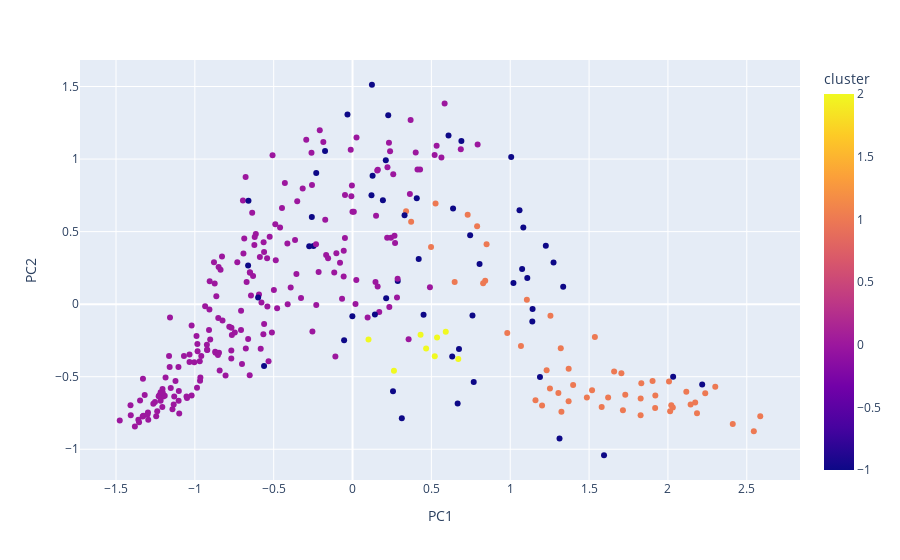
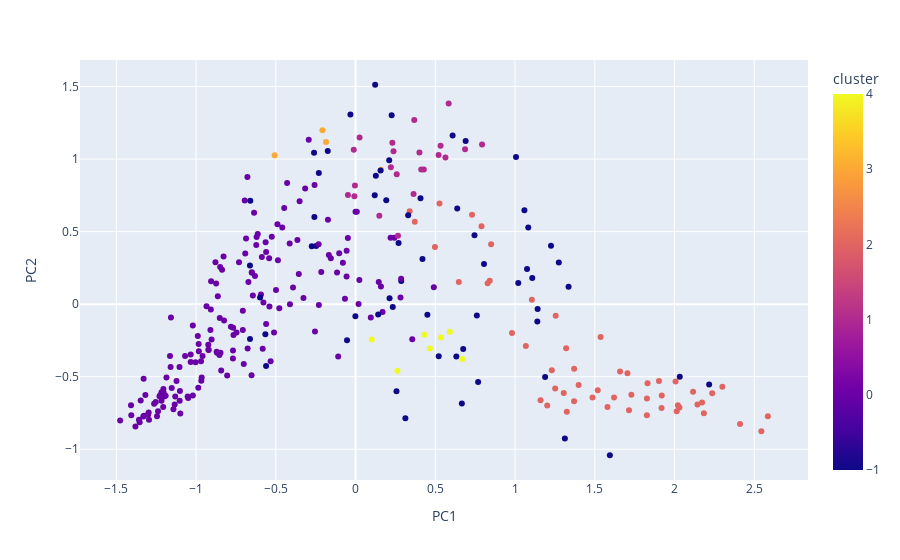
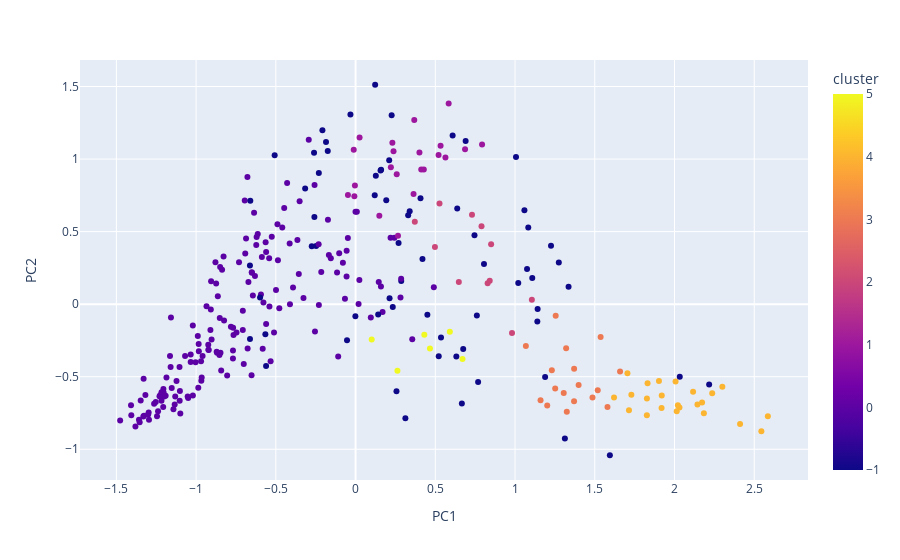
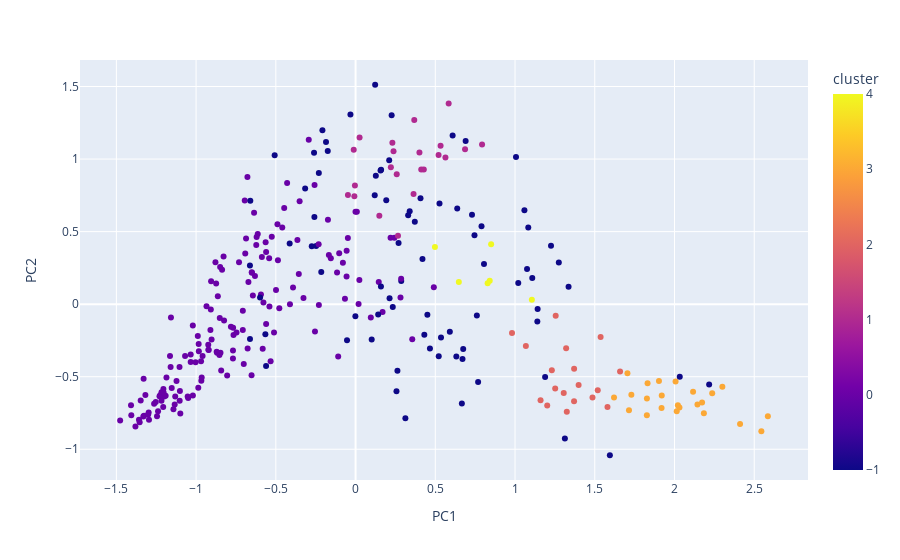

These figures' notebook cell, in order:
### Code cell
for eps in eps_options:
    for min in min_options:
        print('eps:' + str(eps))
        print('min:' + str(min))
        DBSCANplot(features_pca, eps, min, map_plot=False)

### Figure 1 — Plotly figure (JSON) as saved in the notebook; plotly's stock layout.template omitted (floating-point values rounded to 4 significant figures; data arrays with more than 128 entries replaced by an {"elided": "..."} marker saying what was removed)
{"data": [{"hovertemplate": "PC1=%{x}<br>PC2=%{y}<br>cluster=%{marker.color}<extra></extra>", "legendgroup": "", "marker": {"color": {"elided": "306 int values"}, "coloraxis": "coloraxis", "symbol": "circle"}, "mode": "markers", "name": "", "orientation": "v", "showlegend": false, "type": "scatter", "x": {"elided": "306 float values"}, "xaxis": "x", "y": {"elided": "306 float values"}, "yaxis": "y"}], "layout": {"coloraxis": {"colorbar": {"title": {"text": "cluster"}}, "colorscale": [[0, "#0d0887"], [0.1111, "#46039f"], [0.2222, "#7201a8"], [0.3333, "#9c179e"], [0.4444, "#bd3786"], [0.5556, "#d8576b"], [0.6667, "#ed7953"], [0.7778, "#fb9f3a"], [0.8889, "#fdca26"], [1, "#f0f921"]]}, "legend": {"tracegroupgap": 0}, "margin": {"t": 60}, "xaxis": {"anchor": "y", "domain": [0, 1], "title": {"text": "PC1"}}, "yaxis": {"anchor": "x", "domain": [0, 1], "title": {"text": "PC2"}}}}

### Figure 2 — Plotly figure (JSON) as saved in the notebook; plotly's stock layout.template omitted (floating-point values rounded to 4 significant figures; data arrays with more than 128 entries replaced by an {"elided": "..."} marker saying what was removed)
{"data": [{"hovertemplate": "PC1=%{x}<br>PC2=%{y}<br>cluster=%{marker.color}<extra></extra>", "legendgroup": "", "marker": {"color": {"elided": "306 int values"}, "coloraxis": "coloraxis", "symbol": "circle"}, "mode": "markers", "name": "", "orientation": "v", "showlegend": false, "type": "scatter", "x": {"elided": "306 float values"}, "xaxis": "x", "y": {"elided": "306 float values"}, "yaxis": "y"}], "layout": {"coloraxis": {"colorbar": {"title": {"text": "cluster"}}, "colorscale": [[0, "#0d0887"], [0.1111, "#46039f"], [0.2222, "#7201a8"], [0.3333, "#9c179e"], [0.4444, "#bd3786"], [0.5556, "#d8576b"], [0.6667, "#ed7953"], [0.7778, "#fb9f3a"], [0.8889, "#fdca26"], [1, "#f0f921"]]}, "legend": {"tracegroupgap": 0}, "margin": {"t": 60}, "xaxis": {"anchor": "y", "domain": [0, 1], "title": {"text": "PC1"}}, "yaxis": {"anchor": "x", "domain": [0, 1], "title": {"text": "PC2"}}}}

### Figure 3 — Plotly figure (JSON) as saved in the notebook; plotly's stock layout.template omitted (floating-point values rounded to 4 significant figures; data arrays with more than 128 entries replaced by an {"elided": "..."} marker saying what was removed)
{"data": [{"hovertemplate": "PC1=%{x}<br>PC2=%{y}<br>cluster=%{marker.color}<extra></extra>", "legendgroup": "", "marker": {"color": {"elided": "306 int values"}, "coloraxis": "coloraxis", "symbol": "circle"}, "mode": "markers", "name": "", "orientation": "v", "showlegend": false, "type": "scatter", "x": {"elided": "306 float values"}, "xaxis": "x", "y": {"elided": "306 float values"}, "yaxis": "y"}], "layout": {"coloraxis": {"colorbar": {"title": {"text": "cluster"}}, "colorscale": [[0, "#0d0887"], [0.1111, "#46039f"], [0.2222, "#7201a8"], [0.3333, "#9c179e"], [0.4444, "#bd3786"], [0.5556, "#d8576b"], [0.6667, "#ed7953"], [0.7778, "#fb9f3a"], [0.8889, "#fdca26"], [1, "#f0f921"]]}, "legend": {"tracegroupgap": 0}, "margin": {"t": 60}, "xaxis": {"anchor": "y", "domain": [0, 1], "title": {"text": "PC1"}}, "yaxis": {"anchor": "x", "domain": [0, 1], "title": {"text": "PC2"}}}}

### Figure 4 — Plotly figure (JSON) as saved in the notebook; plotly's stock layout.template omitted (floating-point values rounded to 4 significant figures; data arrays with more than 128 entries replaced by an {"elided": "..."} marker saying what was removed)
{"data": [{"hovertemplate": "PC1=%{x}<br>PC2=%{y}<br>cluster=%{marker.color}<extra></extra>", "legendgroup": "", "marker": {"color": {"elided": "306 int values"}, "coloraxis": "coloraxis", "symbol": "circle"}, "mode": "markers", "name": "", "orientation": "v", "showlegend": false, "type": "scatter", "x": {"elided": "306 float values"}, "xaxis": "x", "y": {"elided": "306 float values"}, "yaxis": "y"}], "layout": {"coloraxis": {"colorbar": {"title": {"text": "cluster"}}, "colorscale": [[0, "#0d0887"], [0.1111, "#46039f"], [0.2222, "#7201a8"], [0.3333, "#9c179e"], [0.4444, "#bd3786"], [0.5556, "#d8576b"], [0.6667, "#ed7953"], [0.7778, "#fb9f3a"], [0.8889, "#fdca26"], [1, "#f0f921"]]}, "legend": {"tracegroupgap": 0}, "margin": {"t": 60}, "xaxis": {"anchor": "y", "domain": [0, 1], "title": {"text": "PC1"}}, "yaxis": {"anchor": "x", "domain": [0, 1], "title": {"text": "PC2"}}}}
